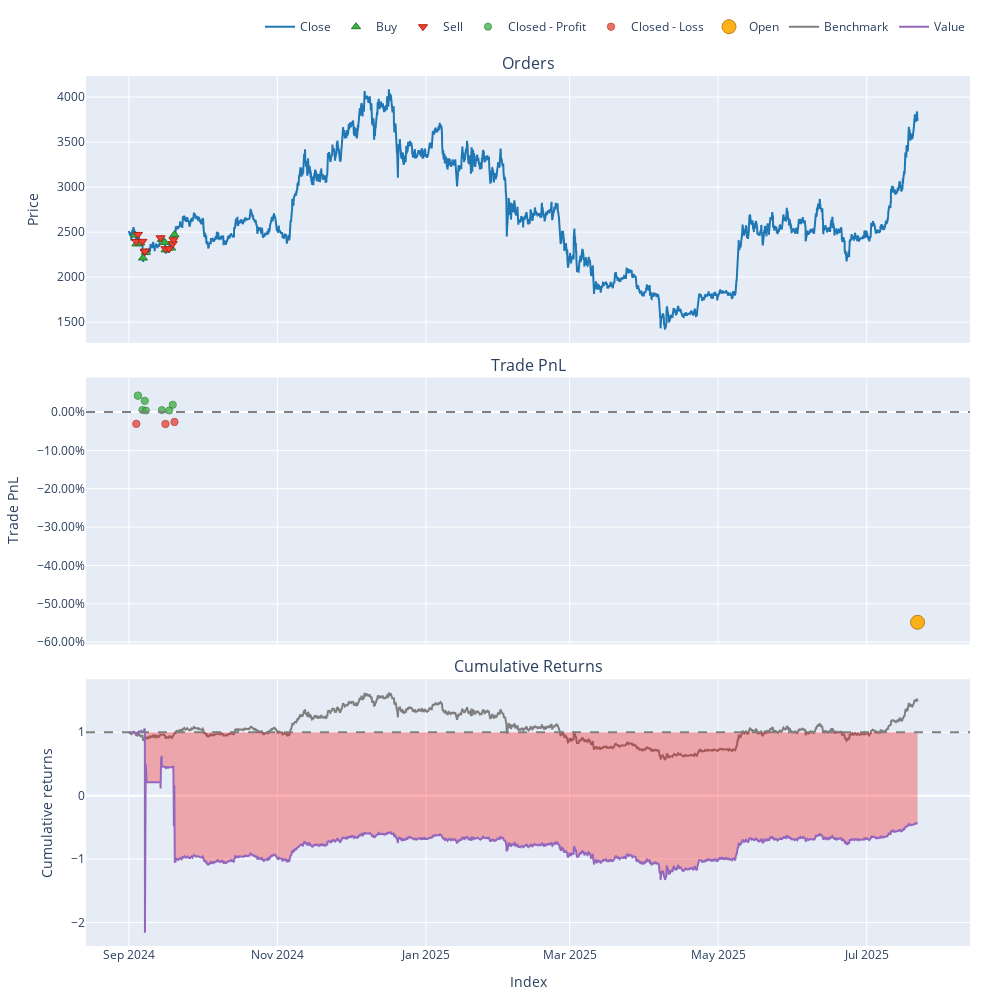
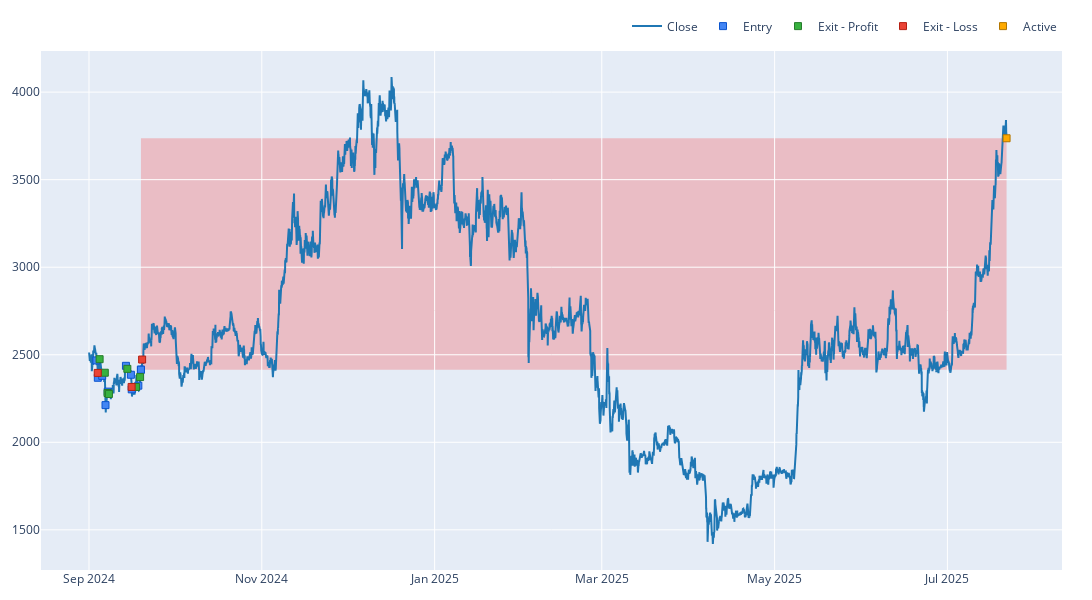

These figures' notebook cell, in order:
### Markdown cell above
**Backtest**

### Code cell
rsi_window = 17
df['rsi'] = vbt.indicators.RSI.run(df['Close'], window=rsi_window).rsi

entries_long = df['rsi'] < 25
exits_long = df['rsi'] > 60

entries_short = df['rsi'] > 80
exits_short = df['rsi'] < 50

portfolio = vbt.Portfolio.from_signals(
    close=df['Close'],
    entries=entries_long,
    exits=exits_long,
    short_entries=entries_short,
    short_exits=exits_short,
    size_type='amount',
    size=35,
    init_cash=50,
    sl_stop=0.02,
    fees=0.001,
    slippage=0.001,
    freq=time
)

stats = portfolio.stats()
# Affichage des statistiques
print(portfolio.stats())
# ajout des statistique dans un csv (les ajouter a la suite et ne pas écraser les données existantes)
stats = portfolio.stats().to_frame().T
#stats.to_csv('backtest_1h.csv', mode='a',header=not os.path.exists('backtest_1h.csv'),index=False,)


# Tracer la valeur du portefeuille
portfolio.plot(width=1000, height=1000).show()

# Afficher les Trades
fig = portfolio.trades.plot()
fig.update_layout(width=1200, height=600)
fig.show()

### Figure 1 — Plotly figure (JSON) as saved in the notebook; plotly's stock layout.template omitted (floating-point values rounded to 4 significant figures; data arrays with more than 128 entries replaced by an {"elided": "..."} marker saying what was removed)
{"data": [{"legendgroup": "0", "line": {"color": "#1f77b4"}, "name": "Close", "showlegend": true, "type": "scatter", "uid": "71ed8e08-5b21-41a5-907f-8f9589053fc4", "x": {"elided": "7773 str values"}, "xaxis": "x", "y": {"elided": "7773 float values"}, "yaxis": "y"}, {"customdata": [[0.0, 0.02024, 0.04995], [2.0, 0.02044, 0.04841], [4.0, 0.02121, 0.05048], [6.0, 0.02294, 0.05075], [9.0, 35.0, 79.65], [11.0, 35.0, 84.68], [12.0, 0.3365, 0.8028], [14.0, 0.3378, 0.7778], [16.0, 0.3361, 0.7809], [19.0, 34.44, 85.15]], "hovertemplate": "Order Id: %{customdata[0]}<br>Timestamp: %{x}<br>Price: %{y}<br>Size: %{customdata[1]:.6f}<br>Fees: %{customdata[2]:.6f}", "legendgroup": "1", "marker": {"color": "#37B13F", "line": {"color": "rgb(38,123,44)", "width": 1}, "size": 8, "symbol": "triangle-up"}, "mode": "markers", "name": "Buy", "type": "scatter", "uid": "3426fcf6-2d99-447d-988f-61700f7e7263", "x": ["2024-09-03T15:00:00+02:00", "2024-09-04T03:00:00+02:00", "2024-09-05T16:00:00+02:00", "2024-09-06T20:00:00+02:00", "2024-09-08T01:00:00+02:00", "2024-09-14T13:00:00+02:00", "2024-09-15T19:00:00+02:00", "2024-09-16T02:00:00+02:00", "2024-09-18T10:00:00+02:00", "2024-09-19T18:00:00+02:00"], "xaxis": "x", "y": [2468.0, 2368.0, 2380.0, 2212.0, 2276.0, 2419.0, 2386.0, 2302.0, 2323.0, 2473.0], "yaxis": "y"}, {"customdata": [[1.0, 0.02024, 0.04851], [3.0, 0.02044, 0.05058], [5.0, 0.02121, 0.05086], [7.0, 0.02294, 0.05234], [8.0, 35.0, 80.13], [10.0, 35.0, 85.29], [13.0, 0.3365, 0.7794], [15.0, 0.3378, 0.7825], [17.0, 0.3361, 0.7974], [18.0, 35.0, 84.52]], "hovertemplate": "Order Id: %{customdata[0]}<br>Timestamp: %{x}<br>Price: %{y}<br>Size: %{customdata[1]:.6f}<br>Fees: %{customdata[2]:.6f}", "legendgroup": "2", "marker": {"color": "#EA4335", "line": {"color": "rgb(181,31,18)", "width": 1}, "size": 8, "symbol": "triangle-down"}, "mode": "markers", "name": "Sell", "type": "scatter", "uid": "02adc2e2-e084-45ab-b2e9-90bd6d39a3ff", "x": ["2024-09-04T02:00:00+02:00", "2024-09-04T18:00:00+02:00", "2024-09-06T14:00:00+02:00", "2024-09-07T13:00:00+02:00", "2024-09-07T15:00:00+02:00", "2024-09-14T01:00:00+02:00", "2024-09-16T01:00:00+02:00", "2024-09-17T14:00:00+02:00", "2024-09-19T01:00:00+02:00", "2024-09-19T08:00:00+02:00"], "xaxis": "x", "y": [2396.0, 2475.0, 2397.0, 2281.0, 2289.0, 2437.0, 2316.0, 2316.0, 2372.0, 2415.0], "yaxis": "y"}, {"customdata": [[1.0, 1.0, 2.071, 0.04278], [2.0, 2.0, 0.2759, 0.005466], [3.0, 3.0, 1.481, 0.02917], [4.0, 4.0, 317.1, 0.003957], [5.0, 5.0, 434.3, 0.005092], [7.0, 7.0, 3.092, 0.003976], [8.0, 8.0, 14.88, 0.01905]], "hovertemplate": "Exit Trade Id: %{customdata[0]}<br>Position Id: %{customdata[1]}<br>Exit Timestamp: %{x}<br>PnL: %{customdata[2]:.6f}<br>Return: %{customdata[3]:.2%}", "legendgroup": "3", "marker": {"color": "#37B13F", "line": {"color": "rgb(38,123,44)", "width": 1}, "opacity": [0.7607, 0.7504, 0.7569, 0.75, 0.7503, 0.75, 0.7542], "size": [7.499, 7.019, 7.324, 7.0, 7.015, 7.0, 7.194], "symbol": "circle"}, "mode": "markers", "name": "Closed - Profit", "type": "scatter", "uid": "3a45d40a-5ec0-4c4a-8b45-e00911aebdcb", "x": ["2024-09-04T18:00:00+02:00", "2024-09-06T14:00:00+02:00", "2024-09-07T13:00:00+02:00", "2024-09-08T01:00:00+02:00", "2024-09-14T13:00:00+02:00", "2024-09-17T14:00:00+02:00", "2024-09-19T01:00:00+02:00"], "xaxis": "x2", "y": [0.04278, 0.005466, 0.02917, 0.003957, 0.005092, 0.003976, 0.01905], "yaxis": "y2"}, {"customdata": [[0.0, 0.0, -1.541, -0.03086], [6.0, 6.0, -25.02, -0.03116], [9.0, 9.0, -2157.0, -0.02593]], "hovertemplate": "Exit Trade Id: %{customdata[0]}<br>Position Id: %{customdata[1]}<br>Exit Timestamp: %{x}<br>PnL: %{customdata[2]:.6f}<br>Return: %{customdata[3]:.2%}", "legendgroup": "4", "marker": {"color": "#EA4335", "line": {"color": "rgb(181,31,18)", "width": 1}, "opacity": [0.7574, 0.7575, 0.7561], "size": [7.346, 7.35, 7.283], "symbol": "circle"}, "mode": "markers", "name": "Closed - Loss", "type": "scatter", "uid": "a24c93fb-d87b-4720-8866-c70d81a754ea", "x": ["2024-09-04T02:00:00+02:00", "2024-09-16T01:00:00+02:00", "2024-09-19T18:00:00+02:00"], "xaxis": "x2", "y": [-0.03086, -0.03116, -0.02593], "yaxis": "y2"}, {"customdata": [[10.0, 9.0, -746.4, -0.5483]], "hovertemplate": "Exit Trade Id: %{customdata[0]}<br>Position Id: %{customdata[1]}<br>Exit Timestamp: %{x}<br>PnL: %{customdata[2]:.6f}<br>Return: %{customdata[3]:.2%}", "legendgroup": "5", "marker": {"color": "#FFAA00", "line": {"color": "rgb(178,118,0)", "width": 1}, "opacity": [0.9], "size": [14.0], "symbol": "circle"}, "mode": "markers", "name": "Open", "type": "scatter", "uid": "e2cc2b82-a5e2-42fc-a897-02959b1e5139", "x": ["2025-07-21T21:00:00+02:00"], "xaxis": "x2", "y": [-0.5483], "yaxis": "y2"}, {"legendgroup": "6", "line": {"color": "#7f7f7f"}, "name": "Benchmark", "showlegend": true, "type": "scatter", "uid": "c01db76d-edfb-4fa3-897f-cf6b60e8d2c6", "x": {"elided": "7773 str values"}, "xaxis": "x3", "y": {"elided": "7773 float values"}, "yaxis": "y3"}, {"hoverinfo": "skip", "legendgroup": "7", "line": {"color": "rgba(0, 0, 0, 0)", "width": 0}, "opacity": 0, "showlegend": false, "type": "scatter", "uid": "92881e3a-e19e-4773-b887-f10cd814a6f4", "x": {"elided": "7773 str values"}, "xaxis": "x3", "y": {"elided": "7773 int values"}, "yaxis": "y3"}, {"connectgaps": false, "fill": "tonexty", "fillcolor": "rgba(0, 128, 0, 0.3)", "hoverinfo": "skip", "legendgroup": "7", "line": {"color": "rgba(0, 0, 0, 0)", "width": 0}, "opacity": 0, "showlegend": false, "type": "scatter", "uid": "848f5d5c-95e7-4978-9c36-31134edda589", "x": {"elided": "7773 str values"}, "xaxis": "x3", "y": {"elided": "7773 float values"}, "yaxis": "y3"}, {"hoverinfo": "skip", "legendgroup": "7", "line": {"color": "rgba(0, 0, 0, 0)", "width": 0}, "opacity": 0, "showlegend": false, "type": "scatter", "uid": "2ef2d2fe-0484-4e9e-ac63-3822ebe2c745", "x": {"elided": "7773 str values"}, "xaxis": "x3", "y": {"elided": "7773 int values"}, "yaxis": "y3"}, {"connectgaps": false, "fill": "tonexty", "fillcolor": "rgba(255, 0, 0, 0.3)", "hoverinfo": "skip", "legendgroup": "7", "line": {"color": "rgba(0, 0, 0, 0)", "width": 0}, "opacity": 0, "showlegend": false, "type": "scatter", "uid": "7ec91778-8856-44f6-bd99-fedd831f2472", "x": {"elided": "7773 str values"}, "xaxis": "x3", "y": {"elided": "7773 float values"}, "yaxis": "y3"}, {"legendgroup": "8", "line": {"color": "#9467bd"}, "name": "Value", "showlegend": true, "type": "scatter", "uid": "1fe28ed1-a3d6-4fec-a48c-a854f5ed1158", "x": {"elided": "7773 str values"}, "xaxis": "x3", "y": {"elided": "7773 float values"}, "yaxis": "y3"}, {"hoverinfo": "skip", "legendgroup": "7", "line": {"color": "rgba(0, 0, 0, 0)", "width": 0}, "opacity": 0, "showlegend": false, "type": "scatter", "uid": "5484e77e-85b1-4f7a-b3d3-26604568a1ab", "x": {"elided": "7773 str values"}, "xaxis": "x3", "y": {"elided": "7773 int values"}, "yaxis": "y3"}], "layout": {"annotations": [{"font": {"size": 16}, "showarrow": false, "text": "Orders", "x": 0.5, "xanchor": "center", "xref": "paper", "y": 1, "yanchor": "bottom", "yref": "paper"}, {"font": {"size": 16}, "showarrow": false, "text": "Trade PnL", "x": 0.5, "xanchor": "center", "xref": "paper", "y": 0.6533, "yanchor": "bottom", "yref": "paper"}, {"font": {"size": 16}, "showarrow": false, "text": "Cumulative Returns", "x": 0.5, "xanchor": "center", "xref": "paper", "y": 0.3067, "yanchor": "bottom", "yref": "paper"}], "height": 1000, "legend": {"orientation": "h", "traceorder": "normal", "x": 1, "xanchor": "right", "y": 1.04, "yanchor": "bottom"}, "margin": {"b": 30, "l": 30, "r": 30, "t": 30}, "shapes": [{"line": {"color": "gray", "dash": "dash"}, "type": "line", "x0": 0, "x1": 1, "xref": "paper", "y0": 0, "y1": 0, "yref": "y2"}, {"line": {"color": "gray", "dash": "dash"}, "type": "line", "x0": 0, "x1": 1, "xref": "paper", "y0": 1, "y1": 1, "yref": "y3"}], "showlegend": true, "width": 1000, "xaxis": {"anchor": "y", "domain": [0, 1], "matches": "x3", "showticklabels": false}, "xaxis2": {"anchor": "y2", "domain": [0, 1], "matches": "x3", "showticklabels": false}, "xaxis3": {"anchor": "y3", "domain": [0, 1], "title": {"text": "Index"}}, "yaxis": {"anchor": "x", "domain": [0.6933, 1], "title": {"text": "Price"}}, "yaxis2": {"anchor": "x2", "domain": [0.3467, 0.6533], "tickformat": ".2%", "title": {"text": "Trade PnL"}}, "yaxis3": {"anchor": "x3", "domain": [0, 0.3067], "title": {"text": "Cumulative returns"}}}}

### Figure 2 — Plotly figure (JSON) as saved in the notebook; plotly's stock layout.template omitted (floating-point values rounded to 4 significant figures; data arrays with more than 128 entries replaced by an {"elided": "..."} marker saying what was removed)
{"data": [{"line": {"color": "#1f77b4"}, "name": "Close", "showlegend": true, "type": "scatter", "uid": "8b2a5ec2-8884-4dcd-b39e-24cde2c8ce8d", "x": {"elided": "7773 str values"}, "y": {"elided": "7773 float values"}}, {"customdata": [[0, 0, 0.02024, 0.04995, "Long"], [1, 1, 0.02044, 0.04841, "Long"], [2, 2, 0.02121, 0.05048, "Long"], [3, 3, 0.02294, 0.05075, "Long"], [4, 4, 35, 80.13, "Short"], [5, 5, 35, 85.29, "Short"], [6, 6, 0.3365, 0.8028, "Long"], [7, 7, 0.3378, 0.7778, "Long"], [8, 8, 0.3361, 0.7809, "Long"], [9, 9, 34.44, 83.16, "Short"], [10, 9, 0.5637, 1.361, "Short"]], "hovertemplate": "Exit Trade Id: %{customdata[0]}<br>Position Id: %{customdata[1]}<br>Size: %{customdata[2]:.6f}<br>Entry Timestamp: %{x}<br>Avg Entry Price: %{y}<br>Entry Fees: %{customdata[3]:.6f}<br>Direction: %{customdata[4]}", "marker": {"color": "#4285F4", "line": {"color": "rgb(11,84,205)", "width": 1}, "size": 7, "symbol": "square"}, "mode": "markers", "name": "Entry", "type": "scatter", "uid": "c8281b8d-67ba-4e3a-8c3f-a86e35a312c5", "x": ["2024-09-03T15:00:00+02:00", "2024-09-04T03:00:00+02:00", "2024-09-05T16:00:00+02:00", "2024-09-06T20:00:00+02:00", "2024-09-07T15:00:00+02:00", "2024-09-14T01:00:00+02:00", "2024-09-15T19:00:00+02:00", "2024-09-16T02:00:00+02:00", "2024-09-18T10:00:00+02:00", "2024-09-19T08:00:00+02:00", "2024-09-19T08:00:00+02:00"], "y": [2468.0, 2368.0, 2380.0, 2212.0, 2289.0, 2437.0, 2386.0, 2302.0, 2323.0, 2415.0, 2415.0]}, {"customdata": [[1, 1, 0.02044, 0.05058, 2.071, 0.04278, "Long", "0 days 15:00:00"], [2, 2, 0.02121, 0.05086, 0.2759, 0.005466, "Long", "0 days 22:00:00"], [3, 3, 0.02294, 0.05234, 1.481, 0.02917, "Long", "0 days 17:00:00"], [4, 4, 35, 79.65, 317.1, 0.003957, "Short", "0 days 10:00:00"], [5, 5, 35, 84.68, 434.3, 0.005092, "Short", "0 days 12:00:00"], [7, 7, 0.3378, 0.7825, 3.092, 0.003976, "Long", "1 days 12:00:00"], [8, 8, 0.3361, 0.7974, 14.88, 0.01905, "Long", "0 days 15:00:00"]], "hovertemplate": "Exit Trade Id: %{customdata[0]}<br>Position Id: %{customdata[1]}<br>Size: %{customdata[2]:.6f}<br>Exit Timestamp: %{x}<br>Avg Exit Price: %{y}<br>Exit Fees: %{customdata[3]:.6f}<br>PnL: %{customdata[4]:.6f}<br>Return: %{customdata[5]:.2%}<br>Direction: %{customdata[6]}<br>Duration: %{customdata[7]}", "marker": {"color": "#37B13F", "line": {"color": "rgb(38,123,44)", "width": 1}, "size": 7, "symbol": "square"}, "mode": "markers", "name": "Exit - Profit", "type": "scatter", "uid": "495df96b-92ea-47bd-8bf1-61f332246877", "x": ["2024-09-04T18:00:00+02:00", "2024-09-06T14:00:00+02:00", "2024-09-07T13:00:00+02:00", "2024-09-08T01:00:00+02:00", "2024-09-14T13:00:00+02:00", "2024-09-17T14:00:00+02:00", "2024-09-19T01:00:00+02:00"], "y": [2475.0, 2397.0, 2281.0, 2276.0, 2419.0, 2316.0, 2372.0]}, {"customdata": [[0, 0, 0.02024, 0.04851, -1.541, -0.03086, "Long", "0 days 11:00:00"], [6, 6, 0.3365, 0.7794, -25.02, -0.03116, "Long", "0 days 06:00:00"], [9, 9, 34.44, 85.15, -2157.0, -0.02593, "Short", "0 days 10:00:00"]], "hovertemplate": "Exit Trade Id: %{customdata[0]}<br>Position Id: %{customdata[1]}<br>Size: %{customdata[2]:.6f}<br>Exit Timestamp: %{x}<br>Avg Exit Price: %{y}<br>Exit Fees: %{customdata[3]:.6f}<br>PnL: %{customdata[4]:.6f}<br>Return: %{customdata[5]:.2%}<br>Direction: %{customdata[6]}<br>Duration: %{customdata[7]}", "marker": {"color": "#EA4335", "line": {"color": "rgb(181,31,18)", "width": 1}, "size": 7, "symbol": "square"}, "mode": "markers", "name": "Exit - Loss", "type": "scatter", "uid": "d67457b3-94ed-4429-bd88-cb2cc3b3e3ac", "x": ["2024-09-04T02:00:00+02:00", "2024-09-16T01:00:00+02:00", "2024-09-19T18:00:00+02:00"], "y": [2396.0, 2316.0, 2473.0]}, {"customdata": [[10, 9, 0.5637, 0, -746.4, -0.5483, "Short", "305 days 14:00:00"]], "hovertemplate": "Exit Trade Id: %{customdata[0]}<br>Position Id: %{customdata[1]}<br>Size: %{customdata[2]:.6f}<br>Exit Timestamp: %{x}<br>Avg Exit Price: %{y}<br>Exit Fees: %{customdata[3]:.6f}<br>PnL: %{customdata[4]:.6f}<br>Return: %{customdata[5]:.2%}<br>Direction: %{customdata[6]}<br>Duration: %{customdata[7]}", "marker": {"color": "#FFAA00", "line": {"color": "rgb(178,118,0)", "width": 1}, "size": 7, "symbol": "square"}, "mode": "markers", "name": "Active", "type": "scatter", "uid": "109e8954-c47a-4dc8-a1bd-bd5c0a0fd106", "x": ["2025-07-21T21:00:00+02:00"], "y": [3736.0]}], "layout": {"height": 600, "legend": {"orientation": "h", "traceorder": "normal", "x": 1, "xanchor": "right", "y": 1.02, "yanchor": "bottom"}, "margin": {"b": 30, "l": 30, "r": 30, "t": 30}, "shapes": [{"fillcolor": "green", "layer": "below", "line": {"width": 0}, "opacity": 0.2, "type": "rect", "x0": "2024-09-04T03:00:00+02:00", "x1": "2024-09-04T18:00:00+02:00", "xref": "x", "y0": 2368.0, "y1": 2475.0, "yref": "y"}, {"fillcolor": "green", "layer": "below", "line": {"width": 0}, "opacity": 0.2, "type": "rect", "x0": "2024-09-05T16:00:00+02:00", "x1": "2024-09-06T14:00:00+02:00", "xref": "x", "y0": 2380.0, "y1": 2397.0, "yref": "y"}, {"fillcolor": "green", "layer": "below", "line": {"width": 0}, "opacity": 0.2, "type": "rect", "x0": "2024-09-06T20:00:00+02:00", "x1": "2024-09-07T13:00:00+02:00", "xref": "x", "y0": 2212.0, "y1": 2281.0, "yref": "y"}, {"fillcolor": "green", "layer": "below", "line": {"width": 0}, "opacity": 0.2, "type": "rect", "x0": "2024-09-07T15:00:00+02:00", "x1": "2024-09-08T01:00:00+02:00", "xref": "x", "y0": 2289.0, "y1": 2276.0, "yref": "y"}, {"fillcolor": "green", "layer": "below", "line": {"width": 0}, "opacity": 0.2, "type": "rect", "x0": "2024-09-14T01:00:00+02:00", "x1": "2024-09-14T13:00:00+02:00", "xref": "x", "y0": 2437.0, "y1": 2419.0, "yref": "y"}, {"fillcolor": "green", "layer": "below", "line": {"width": 0}, "opacity": 0.2, "type": "rect", "x0": "2024-09-16T02:00:00+02:00", "x1": "2024-09-17T14:00:00+02:00", "xref": "x", "y0": 2302.0, "y1": 2316.0, "yref": "y"}, {"fillcolor": "green", "layer": "below", "line": {"width": 0}, "opacity": 0.2, "type": "rect", "x0": "2024-09-18T10:00:00+02:00", "x1": "2024-09-19T01:00:00+02:00", "xref": "x", "y0": 2323.0, "y1": 2372.0, "yref": "y"}, {"fillcolor": "red", "layer": "below", "line": {"width": 0}, "opacity": 0.2, "type": "rect", "x0": "2024-09-03T15:00:00+02:00", "x1": "2024-09-04T02:00:00+02:00", "xref": "x", "y0": 2468.0, "y1": 2396.0, "yref": "y"}, {"fillcolor": "red", "layer": "below", "line": {"width": 0}, "opacity": 0.2, "type": "rect", "x0": "2024-09-15T19:00:00+02:00", "x1": "2024-09-16T01:00:00+02:00", "xref": "x", "y0": 2386.0, "y1": 2316.0, "yref": "y"}, {"fillcolor": "red", "layer": "below", "line": {"width": 0}, "opacity": 0.2, "type": "rect", "x0": "2024-09-19T08:00:00+02:00", "x1": "2024-09-19T18:00:00+02:00", "xref": "x", "y0": 2415.0, "y1": 2473.0, "yref": "y"}, {"fillcolor": "red", "layer": "below", "line": {"width": 0}, "opacity": 0.2, "type": "rect", "x0": "2024-09-19T08:00:00+02:00", "x1": "2025-07-21T21:00:00+02:00", "xref": "x", "y0": 2415.0, "y1": 3736.0, "yref": "y"}], "width": 1200}}
